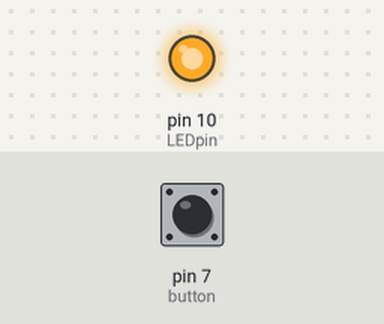
This sketch was run on a simulated Arduino Uno, built with avr-gcc and run on an emulated ATmega328P. Shown: output pins drawn as LEDs (lit = HIGH). The inputs (shaded band) are chosen by the test bench; at power-on: pin 7 (button) LOW. EEPROM starts erased.

Above: at 1.2 s.
1.3 s: pin 7 (button) pulled HIGH for 0.15 s
At 2.6 s:
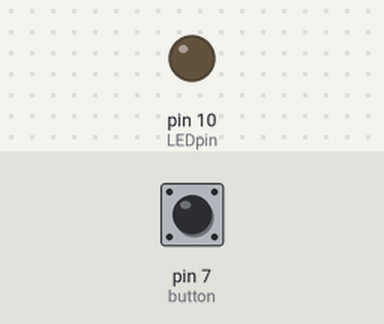
2.9 s: pin 7 (button) pulled HIGH for 1 s
At 5.1 s:
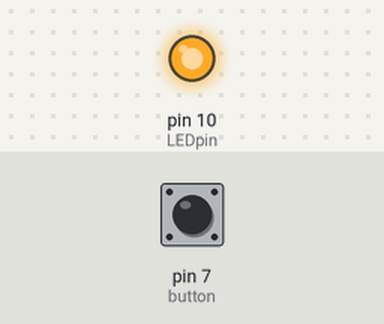
5.4 s: pin 7 (button) pulled HIGH for 3.2 s
At 9.9 s:
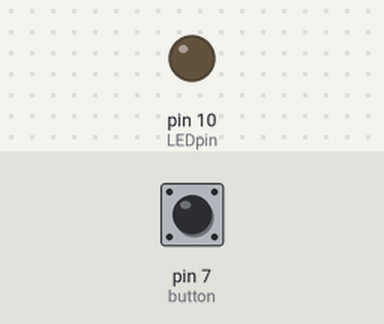
Timing chart, 0 to 11.4 s (numbered marks = the images above; inputs shaded):
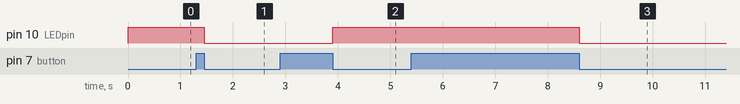

The sketch:

EEPOM_Read_write_button.ino
```cpp
#include<EEPROM.h>
// save status of LEDpin in EEPROM

int LEDpin=10  ;
int button=7;  int butState = 0;
void setup() {
    pinMode(LEDpin ,  OUTPUT ) ;
    pinMode(button ,  INPUT ) ;
    butState  = EEPROM.read(10);
}

void loop() {

   if (digitalRead(button)==HIGH) {
     butState = !butState;
      //if (butState==0)  butState =1;
      //else  butState =0;
      while(digitalRead(button)==HIGH) ;
   }
   if (butState ){
      digitalWrite( LEDpin , HIGH);
      EEPROM.write(10,1);
   }else {
      digitalWrite( LEDpin , LOW);
      EEPROM.write(10,0);
   }
 }
```

Measured:
- after the input at 1.3 s, pin 10 (LEDpin): HIGH → LOW after 0.15 s
- after the input at 2.9 s, pin 10 (LEDpin): LOW → HIGH after 1.0 s
- after the input at 5.4 s, pin 10 (LEDpin): HIGH → LOW after 3.2 s
